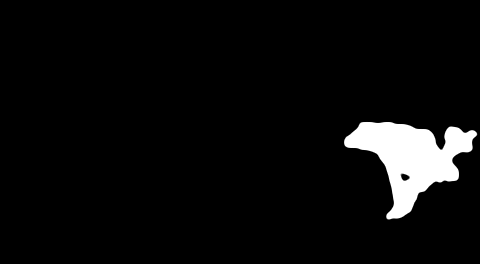
#> input picture frog_truth.png, 480 x 264 px, given in place of worm.png, which was not available
$ python test_prim.py   (older library calls are emulated)
#> lines starting #> are read from the running program, lines starting #| are printed output that depends on the picture; after the words box and inside, x2 and y2 are one past the last pixel; in counts of white or black regions, pixels touching at a corner belong together; pictures that were not available may be replaced by others from this repository, and a replacement may not be noted
### prim/__init__.py
import ctypes
import pathlib
import numpy as np
import cv2 as cv


def RP(img, n_proposals, segment_mask=None):
	# Load the shared library into ctypes
	libname = str(pathlib.Path().absolute() / "prim" / "lib" / "libprim.so")
	lib = ctypes.CDLL(libname)
	rp_fun = lib.rp
	alpha = np.genfromtxt('configs/alpha.dat', delimiter=',')
	if not alpha.flags['C_CONTIGUOUS']: alpha = np.ascontiguousarray(alpha)

	# Preporcessing image
	img = cv.cvtColor(img, cv.COLOR_BGR2RGB)
	if not img.flags['C_CONTIGUOUS']: img = np.ascontiguousarray(img)
	# Preprocessing segment mask
	if segment_mask is not None:
		segment_mask = segment_mask.astype(np.float64).T
		if not segment_mask.flags['C_CONTIGUOUS']: segment_mask = np.ascontiguousarray(segment_mask)
	out = np.zeros((n_proposals, img.shape[0], img.shape[1]), dtype=np.uint32)
	# Execute Random Prim algorithm
	rp_fun(
		# Image
		img.ctypes.data_as(ctypes.POINTER(ctypes.c_uint8)),
		img.ctypes.shape_as(ctypes.c_uint),
		# Segment mask
		segment_mask.ctypes.data_as(ctypes.POINTER(ctypes.c_double)) if segment_mask is not None else None,
		# Number of proposals
		ctypes.c_int(n_proposals),
		# Alphas parameters
		alpha.ctypes.data_as(ctypes.POINTER(ctypes.c_double)),
		ctypes.c_int(len(alpha)),
		# Output matrix with results
		out.ctypes.data_as(ctypes.POINTER(ctypes.c_uint)),
	)
	return out

### test_prim.py
from prim import RP
import numpy as np
import cv2 as cv
import skimage.segmentation as skiseg
from benchmark import computeBenchmark

IMAGE = 'worm'
img = cv.imread(f'{IMAGE}.png')
#> img is the input picture: shape (264, 480, 3); min 0, max 255, mean 12.1
truth = cv.imread(f'{IMAGE}_truth.png', 0)
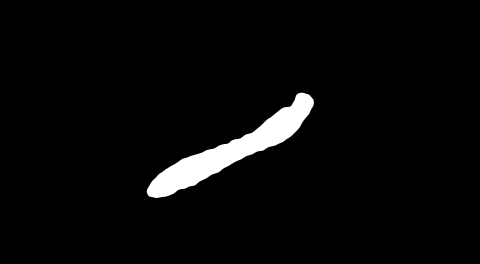
#> input picture worm_truth.png, 480 x 264 px
#> truth is the input picture: shape (264, 480); min 0, max 255, mean 8.8

pts, _ = cv.findContours(truth, cv.RETR_EXTERNAL, cv.CHAIN_APPROX_SIMPLE)
#> pts = 1 contour; box (x1, y1, x2, y2) and area: (146, 92, 314, 198) 4384
bbox = np.array(cv.boundingRect(pts[0]))
#> bbox = [146, 92, 168, 106]
wpd, hpd = bbox[3] * 0.3, bbox[2] * 0.3
#> wpd = 31.8; hpd = 50.4
bbox[1], bbox[0] = int(bbox[1] - wpd), int(bbox[0] - hpd)
bbox[3], bbox[2] = int(bbox[3] + wpd * 2), int(bbox[2] + hpd * 2)

img = img[bbox[1]:bbox[1]+bbox[3], bbox[0]:bbox[0]+bbox[2]]
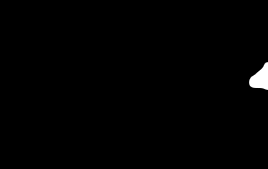
#> img: shape (169, 268, 3); min 0, max 255, mean 1.8
truth = truth[bbox[1]:bbox[1]+bbox[3], bbox[0]:bbox[0]+bbox[2]]
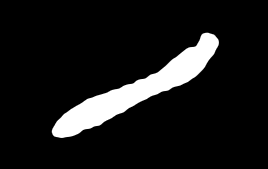
#> truth: shape (169, 268); min 0, max 255, mean 24.5

print('Computing segments...')

segments = skiseg.quickshift(img, kernel_size=3, max_dist=6, ratio=0.5)
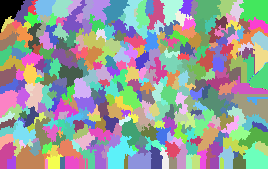
#> segments: shape (169, 268) int64; 347 distinct labels, from 0 to 346; one colour per label, 0 black
# segments = skiseg.felzenszwalb(img, scale=100, sigma=0.5, min_size=20)

print('Segmentation done, computing RP...')

res = RP(img, 1000, segment_mask=segments)
#> (the run stopped early here; a loop or call above may not have finished)
